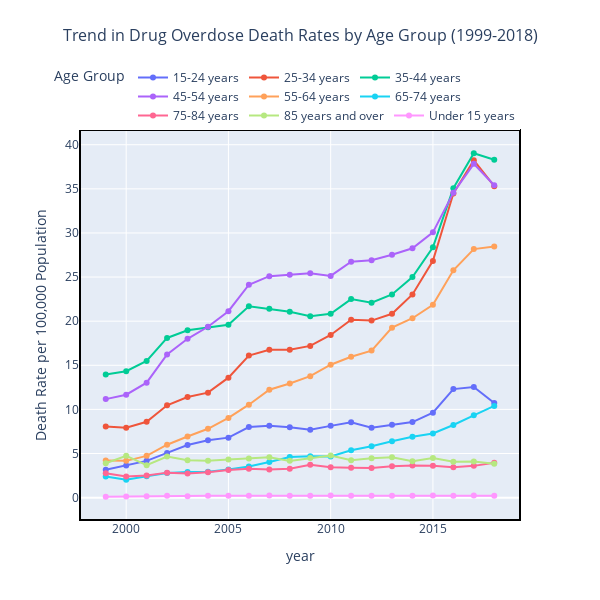

The code cell stored with this chart in its notebook:
### Markdown cell above
## Trend in Drug Overdose Death Rates by Age Group (1999-2018)

### Code cell
age_group_deaths = data[(data['age'] != 'All ages') & (data['panel'] == 'All drug overdose deaths')]

# Aggregate data by year and age group to get the mean estimate
age_group_deaths = age_group_deaths.groupby(['year', 'age'], as_index=False).agg({'estimate': 'mean'})

# Plot the trend over the years for each age group using Plotly
fig = px.line(age_group_deaths, x='year', y='estimate', color='age', markers=True,
              title='Trend in Drug Overdose Death Rates by Age Group (1999-2018)',
              labels={'estimate':'Death Rate per 100,000 Population', 'age':'Age Group'})

# Update the layout to be square and modify legend location
fig.update_layout(width=600, height=600, # Adjust dimensions to be square
                  legend_title_text='Age Group',
                  legend=dict(orientation="h", yanchor="bottom", y=1, xanchor="right", x=1))

# Update the layout to increase the height, modify legend location, and adjust the title
fig.update_layout(
    height=600,
    legend_title_text='Age Group',
    legend=dict(orientation="h", yanchor="bottom", y=1, xanchor="right", x=1),
    title=dict(
        text='Trend in Drug Overdose Death Rates by Age Group (1999-2018)',
        y=0.95,  # This adjusts the title's vertical position
        x=0.5,
        xanchor='center',
        yanchor='top',
        font=dict(
            size=16  # Reduce font size to fit the title in the allocated space
        )
    ),
    margin=dict(t=130)  # Increase top margin to make space for the title
)

# To add a border around the whole figure, we use shapes to draw a rectangle
fig.add_shape(
        # Rectangle outline
        type="rect",
        xref="paper",
        yref="paper",
        x0=0,
        y0=0,
        x1=1,
        y1=1,
        line=dict(
            color="Black",
            width=2,
        ),
    )

fig.show()

### Figure 1 — Plotly figure (JSON) as saved in the notebook; plotly's stock layout.template omitted (floating-point values rounded to 4 significant figures)
{"data": [{"hovertemplate": "Age Group=15-24 years<br>year=%{x}<br>Death Rate per 100,000 Population=%{y}<extra></extra>", "legendgroup": "15-24 years", "line": {"color": "#636efa", "dash": "solid"}, "marker": {"symbol": "circle"}, "mode": "lines+markers", "name": "15-24 years", "orientation": "v", "showlegend": true, "type": "scatter", "x": [1999, 2000, 2001, 2002, 2003, 2004, 2005, 2006, 2007, 2008, 2009, 2010, 2011, 2012, 2013, 2014, 2015, 2016, 2017, 2018], "xaxis": "x", "y": [3.167, 3.633, 4.167, 5.067, 5.967, 6.5, 6.8, 8, 8.133, 7.967, 7.7, 8.133, 8.533, 7.933, 8.267, 8.567, 9.633, 12.3, 12.53, 10.73], "yaxis": "y"}, {"hovertemplate": "Age Group=25-34 years<br>year=%{x}<br>Death Rate per 100,000 Population=%{y}<extra></extra>", "legendgroup": "25-34 years", "line": {"color": "#EF553B", "dash": "solid"}, "marker": {"symbol": "circle"}, "mode": "lines+markers", "name": "25-34 years", "orientation": "v", "showlegend": true, "type": "scatter", "x": [1999, 2000, 2001, 2002, 2003, 2004, 2005, 2006, 2007, 2008, 2009, 2010, 2011, 2012, 2013, 2014, 2015, 2016, 2017, 2018], "xaxis": "x", "y": [8.067, 7.933, 8.6, 10.47, 11.4, 11.9, 13.6, 16.1, 16.77, 16.77, 17.2, 18.43, 20.17, 20.07, 20.83, 23.03, 26.83, 34.47, 38.23, 35.3], "yaxis": "y"}, {"hovertemplate": "Age Group=35-44 years<br>year=%{x}<br>Death Rate per 100,000 Population=%{y}<extra></extra>", "legendgroup": "35-44 years", "line": {"color": "#00cc96", "dash": "solid"}, "marker": {"symbol": "circle"}, "mode": "lines+markers", "name": "35-44 years", "orientation": "v", "showlegend": true, "type": "scatter", "x": [1999, 2000, 2001, 2002, 2003, 2004, 2005, 2006, 2007, 2008, 2009, 2010, 2011, 2012, 2013, 2014, 2015, 2016, 2017, 2018], "xaxis": "x", "y": [13.97, 14.33, 15.5, 18.1, 18.97, 19.3, 19.6, 21.7, 21.4, 21.07, 20.57, 20.83, 22.5, 22.1, 23.03, 25, 28.37, 35.07, 39.03, 38.3], "yaxis": "y"}, {"hovertemplate": "Age Group=45-54 years<br>year=%{x}<br>Death Rate per 100,000 Population=%{y}<extra></extra>", "legendgroup": "45-54 years", "line": {"color": "#ab63fa", "dash": "solid"}, "marker": {"symbol": "circle"}, "mode": "lines+markers", "name": "45-54 years", "orientation": "v", "showlegend": true, "type": "scatter", "x": [1999, 2000, 2001, 2002, 2003, 2004, 2005, 2006, 2007, 2008, 2009, 2010, 2011, 2012, 2013, 2014, 2015, 2016, 2017, 2018], "xaxis": "x", "y": [11.17, 11.67, 13.03, 16.23, 18, 19.37, 21.13, 24.13, 25.1, 25.27, 25.43, 25.13, 26.73, 26.9, 27.53, 28.27, 30.07, 34.57, 37.83, 35.4], "yaxis": "y"}, {"hovertemplate": "Age Group=55-64 years<br>year=%{x}<br>Death Rate per 100,000 Population=%{y}<extra></extra>", "legendgroup": "55-64 years", "line": {"color": "#FFA15A", "dash": "solid"}, "marker": {"symbol": "circle"}, "mode": "lines+markers", "name": "55-64 years", "orientation": "v", "showlegend": true, "type": "scatter", "x": [1999, 2000, 2001, 2002, 2003, 2004, 2005, 2006, 2007, 2008, 2009, 2010, 2011, 2012, 2013, 2014, 2015, 2016, 2017, 2018], "xaxis": "x", "y": [4.2, 4.167, 4.733, 6, 6.933, 7.8, 9.033, 10.53, 12.23, 12.93, 13.77, 15.07, 15.97, 16.67, 19.27, 20.33, 21.87, 25.77, 28.17, 28.47], "yaxis": "y"}, {"hovertemplate": "Age Group=65-74 years<br>year=%{x}<br>Death Rate per 100,000 Population=%{y}<extra></extra>", "legendgroup": "65-74 years", "line": {"color": "#19d3f3", "dash": "solid"}, "marker": {"symbol": "circle"}, "mode": "lines+markers", "name": "65-74 years", "orientation": "v", "showlegend": true, "type": "scatter", "x": [1999, 2000, 2001, 2002, 2003, 2004, 2005, 2006, 2007, 2008, 2009, 2010, 2011, 2012, 2013, 2014, 2015, 2016, 2017, 2018], "xaxis": "x", "y": [2.4, 2.033, 2.433, 2.8, 2.9, 2.933, 3.2, 3.533, 4.033, 4.6, 4.7, 4.667, 5.367, 5.833, 6.4, 6.9, 7.267, 8.233, 9.333, 10.4], "yaxis": "y"}, {"hovertemplate": "Age Group=75-84 years<br>year=%{x}<br>Death Rate per 100,000 Population=%{y}<extra></extra>", "legendgroup": "75-84 years", "line": {"color": "#FF6692", "dash": "solid"}, "marker": {"symbol": "circle"}, "mode": "lines+markers", "name": "75-84 years", "orientation": "v", "showlegend": true, "type": "scatter", "x": [1999, 2000, 2001, 2002, 2003, 2004, 2005, 2006, 2007, 2008, 2009, 2010, 2011, 2012, 2013, 2014, 2015, 2016, 2017, 2018], "xaxis": "x", "y": [2.767, 2.4, 2.5, 2.833, 2.733, 2.867, 3.133, 3.267, 3.2, 3.267, 3.733, 3.433, 3.4, 3.367, 3.567, 3.633, 3.6, 3.433, 3.6, 3.967], "yaxis": "y"}, {"hovertemplate": "Age Group=85 years and over<br>year=%{x}<br>Death Rate per 100,000 Population=%{y}<extra></extra>", "legendgroup": "85 years and over", "line": {"color": "#B6E880", "dash": "solid"}, "marker": {"symbol": "circle"}, "mode": "lines+markers", "name": "85 years and over", "orientation": "v", "showlegend": true, "type": "scatter", "x": [1999, 2000, 2001, 2002, 2003, 2004, 2005, 2006, 2007, 2008, 2009, 2010, 2011, 2012, 2013, 2014, 2015, 2016, 2017, 2018], "xaxis": "x", "y": [3.9, 4.733, 3.667, 4.667, 4.233, 4.167, 4.333, 4.433, 4.567, 4.167, 4.5, 4.767, 4.233, 4.467, 4.567, 4.133, 4.5, 4.067, 4.1, 3.833], "yaxis": "y"}, {"hovertemplate": "Age Group=Under 15 years<br>year=%{x}<br>Death Rate per 100,000 Population=%{y}<extra></extra>", "legendgroup": "Under 15 years", "line": {"color": "#FF97FF", "dash": "solid"}, "marker": {"symbol": "circle"}, "mode": "lines+markers", "name": "Under 15 years", "orientation": "v", "showlegend": true, "type": "scatter", "x": [1999, 2000, 2001, 2002, 2003, 2004, 2005, 2006, 2007, 2008, 2009, 2010, 2011, 2012, 2013, 2014, 2015, 2016, 2017, 2018], "xaxis": "x", "y": [0.1, 0.1333, 0.1667, 0.2, 0.1667, 0.2, 0.2, 0.2, 0.2333, 0.2, 0.2, 0.2333, 0.2, 0.2, 0.2, 0.2, 0.2333, 0.2, 0.2333, 0.2], "yaxis": "y"}], "layout": {"height": 600, "legend": {"orientation": "h", "title": {"text": "Age Group"}, "tracegroupgap": 0, "x": 1, "xanchor": "right", "y": 1, "yanchor": "bottom"}, "margin": {"t": 130}, "shapes": [{"line": {"color": "Black", "width": 2}, "type": "rect", "x0": 0, "x1": 1, "xref": "paper", "y0": 0, "y1": 1, "yref": "paper"}], "title": {"font": {"size": 16}, "text": "Trend in Drug Overdose Death Rates by Age Group (1999-2018)", "x": 0.5, "xanchor": "center", "y": 0.95, "yanchor": "top"}, "width": 600, "xaxis": {"anchor": "y", "domain": [0, 1], "title": {"text": "year"}}, "yaxis": {"anchor": "x", "domain": [0, 1], "title": {"text": "Death Rate per 100,000 Population"}}}}
